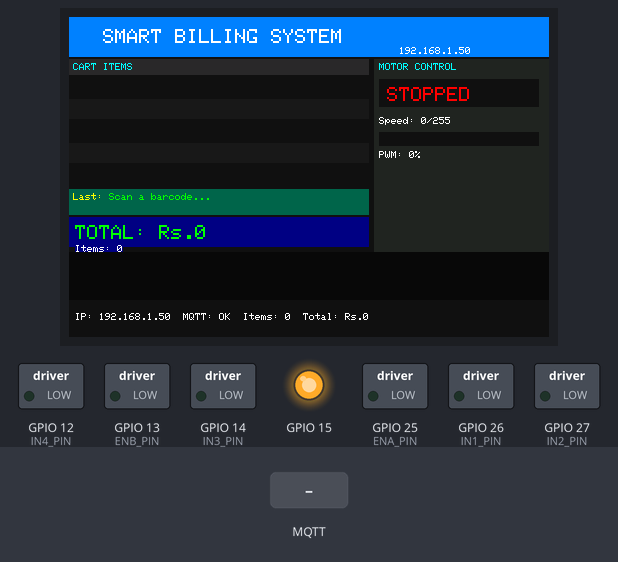
Recording of a sketch running on a simulated ESP32. Shown: 480×320 colour display, switched loads named in the sketch (green lamp = pin HIGH), output pins drawn as LEDs (lit = HIGH). The inputs (shaded band) are chosen by the test bench. WiFi joins after 1.5 s; servers stay silent unless stated; no MQTT or app messages arrive unless stated; what the sketch prints to the serial monitor is not drawn.

Above: at 3.3 s.
3.4 s: MQTT message "1" arrives on the first subscribed topic
At 5.1 s:
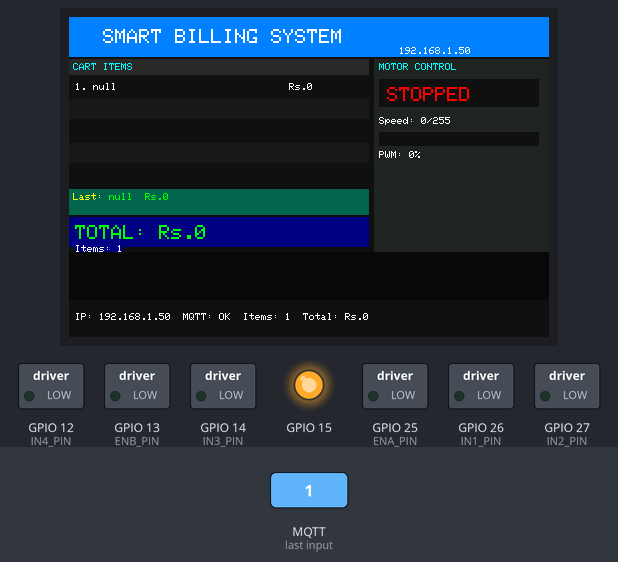
6.2 s: MQTT message "0" arrives on the first subscribed topic
Timing chart, 0 to 9.2 s (numbered marks = the images above; inputs shaded):
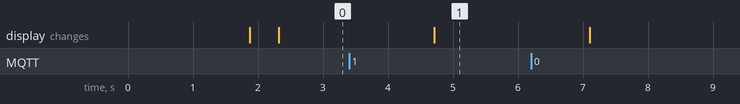

The sketch:

smart_billing_motor.ino
```cpp
/*
 * Smart Billing + Motor Control - ESP32 Firmware
 * ------------------------------------------------
 * Hardware:
 *   - 3.5" TFT LCD (ILI9488, SPI)  via TFT_eSPI
 *   - L298N Motor Driver
 *   - WiFi + MQTT (PubSubClient)
 *
 * Libraries required (install via Arduino Library Manager):
 *   TFT_eSPI, PubSubClient, ArduinoJson
 *
 * TFT_eSPI User_Setup.h must be configured:
 *   #define ILI9488_DRIVER
 *   #define TFT_MOSI 23
 *   #define TFT_SCLK 18
 *   #define TFT_CS   5
 *   #define TFT_DC   2
 *   #define TFT_RST  4
 *   #define TFT_BL   15
 *   #define TFT_BACKLIGHT_ON HIGH
 *
 * L298N Wiring:
 *   ENA → ESP32 GPIO25 (PWM channel 0)
 *   IN1 → ESP32 GPIO26
 *   IN2 → ESP32 GPIO27
 *   IN3 → ESP32 GPIO14
 *   IN4 → ESP32 GPIO12
 *   ENB → ESP32 GPIO13 (PWM channel 1)
 *
 * MQTT Broker: Raspberry Pi 4 IP (port 1883)
 */

#include <WiFi.h>
#include <PubSubClient.h>
#include <ArduinoJson.h>
#include <TFT_eSPI.h>
#include <SPI.h>

// ─── WiFi Configuration ────────────────────────────────
const char* WIFI_SSID     = "YOUR_WIFI_SSID";
const char* WIFI_PASSWORD = "YOUR_WIFI_PASSWORD";

// ─── MQTT Configuration ────────────────────────────────
const char* MQTT_BROKER   = "192.168.1.100";  // <- Pi 4 IP address
const int   MQTT_PORT     = 1883;
const char* MQTT_CLIENT   = "ESP32_SmartBilling";

// MQTT Topics
const char* TOPIC_BILLING_ITEM    = "billing/item";
const char* TOPIC_BILLING_CLEAR   = "billing/clear";
const char* TOPIC_MOTOR_CONTROL   = "motor/control";
const char* TOPIC_MOTOR_STATUS    = "motor/status";

// ─── L298N Motor Driver Pins ───────────────────────────
#define ENA_PIN  25
#define IN1_PIN  26
#define IN2_PIN  27
#define IN3_PIN  14
#define IN4_PIN  12
#define ENB_PIN  13

// PWM channels
#define PWM_CH_A  0
#define PWM_CH_B  1
#define PWM_FREQ  1000   // 1 kHz
#define PWM_RES   8      // 8-bit resolution (0-255)

// ─── TFT Display ──────────────────────────────────────
TFT_eSPI tft = TFT_eSPI();
#define TFT_BG_COLOR   0x1082   // Dark grey
#define TFT_HDR_COLOR  0x041F   // Deep blue
#define TFT_GREEN      0x07E0
#define TFT_RED        0xF800
#define TFT_WHITE      0xFFFF
#define TFT_YELLOW     0xFFE0
#define TFT_CYAN       0x07FF

// ─── State ────────────────────────────────────────────
struct CartItem {
  String name;
  int    price;
};

CartItem cart[20];
int      cartCount  = 0;
int      cartTotal  = 0;

int  motorSpeed     = 0;
bool motorForward   = true;
bool motorRunning   = false;

String lastItemName  = "";
int    lastItemPrice = 0;

WiFiClient   wifiClient;
PubSubClient mqtt(wifiClient);

unsigned long lastStatusPublish = 0;
unsigned long lastDisplayUpdate = 0;

// ─── Forward Declarations ─────────────────────────────
void setupMotor();
void setMotor(int speed, bool forward, bool run);
void connectWiFi();
void connectMQTT();
void mqttCallback(char* topic, byte* payload, unsigned int length);
void drawScreen();
void drawHeader();
void drawBillingSection();
void drawMotorSection();
void drawStatus(String msg, uint16_t color);

// ──────────────────────────────────────────────────────
void setup() {
  Serial.begin(115200);

  // TFT init
  tft.init();
  tft.setRotation(1);  // Landscape 480x320
  tft.fillScreen(TFT_BG_COLOR);
  pinMode(15, OUTPUT);
  digitalWrite(15, HIGH);  // Backlight ON

  drawHeader();
  drawStatus("Connecting to WiFi...", TFT_YELLOW);

  // Motor init
  setupMotor();

  // WiFi
  connectWiFi();
  drawStatus("WiFi OK. Connecting MQTT...", TFT_YELLOW);

  // MQTT
  mqtt.setServer(MQTT_BROKER, MQTT_PORT);
  mqtt.setCallback(mqttCallback);
  mqtt.setBufferSize(512);
  connectMQTT();

  // Full screen draw
  drawScreen();
}

// ──────────────────────────────────────────────────────
void loop() {
  if (!mqtt.connected()) connectMQTT();
  mqtt.loop();

  // Publish motor status every 2 seconds
  if (millis() - lastStatusPublish > 2000) {
    publishMotorStatus();
    lastStatusPublish = millis();
  }

  // Refresh display every second
  if (millis() - lastDisplayUpdate > 1000) {
    drawScreen();
    lastDisplayUpdate = millis();
  }
}

// ─── WiFi ─────────────────────────────────────────────
void connectWiFi() {
  WiFi.begin(WIFI_SSID, WIFI_PASSWORD);
  int attempts = 0;
  while (WiFi.status() != WL_CONNECTED && attempts < 40) {
    delay(500);
    Serial.print(".");
    attempts++;
  }
  if (WiFi.status() == WL_CONNECTED) {
    Serial.println("\nWiFi connected: " + WiFi.localIP().toString());
  } else {
    Serial.println("\nWiFi FAILED");
  }
}

// ─── MQTT ─────────────────────────────────────────────
void connectMQTT() {
  int retries = 0;
  while (!mqtt.connected() && retries < 5) {
    Serial.print("MQTT connecting...");
    if (mqtt.connect(MQTT_CLIENT)) {
      Serial.println("connected");
      mqtt.subscribe(TOPIC_BILLING_ITEM);
      mqtt.subscribe(TOPIC_BILLING_CLEAR);
      mqtt.subscribe(TOPIC_MOTOR_CONTROL);
    } else {
      Serial.printf("failed rc=%d, retry in 2s\n", mqtt.state());
      delay(2000);
      retries++;
    }
  }
}

// ─── MQTT Callback ────────────────────────────────────
void mqttCallback(char* topic, byte* payload, unsigned int length) {
  String topicStr = String(topic);
  String msg      = "";
  for (unsigned int i = 0; i < length; i++) msg += (char)payload[i];

  Serial.printf("MQTT [%s]: %s\n", topic, msg.c_str());

  // ── Billing Item ──────────────────────────────────
  if (topicStr == TOPIC_BILLING_ITEM) {
    StaticJsonDocument<256> doc;
    if (!deserializeJson(doc, msg)) {
      lastItemName  = doc["name"].as<String>();
      lastItemPrice = doc["price"].as<int>();
      // Add to cart
      if (cartCount < 20) {
        cart[cartCount].name  = lastItemName;
        cart[cartCount].price = lastItemPrice;
        cartCount++;
        cartTotal += lastItemPrice;
      }
    }
  }

  // ── Clear Cart ────────────────────────────────────
  else if (topicStr == TOPIC_BILLING_CLEAR) {
    cartCount   = 0;
    cartTotal   = 0;
    lastItemName  = "";
    lastItemPrice = 0;
  }

  // ── Motor Control ─────────────────────────────────
  else if (topicStr == TOPIC_MOTOR_CONTROL) {
    StaticJsonDocument<128> doc;
    if (!deserializeJson(doc, msg)) {
      int speed       = doc["speed"] | 0;
      String direction = doc["direction"] | "stop";
      if (direction == "stop") {
        setMotor(0, true, false);
      } else {
        bool fwd = (direction == "forward");
        setMotor(speed, fwd, true);
      }
    }
  }
}

// ─── Motor Control ────────────────────────────────────
void setupMotor() {
  ledcSetup(PWM_CH_A, PWM_FREQ, PWM_RES);
  ledcAttachPin(ENA_PIN, PWM_CH_A);
  ledcSetup(PWM_CH_B, PWM_FREQ, PWM_RES);
  ledcAttachPin(ENB_PIN, PWM_CH_B);

  pinMode(IN1_PIN, OUTPUT);
  pinMode(IN2_PIN, OUTPUT);
  pinMode(IN3_PIN, OUTPUT);
  pinMode(IN4_PIN, OUTPUT);

  setMotor(0, true, false);
}

void setMotor(int speed, bool forward, bool run) {
  motorSpeed   = speed;
  motorForward = forward;
  motorRunning = run;

  if (!run || speed == 0) {
    // Stop
    digitalWrite(IN1_PIN, LOW);
    digitalWrite(IN2_PIN, LOW);
    digitalWrite(IN3_PIN, LOW);
    digitalWrite(IN4_PIN, LOW);
    ledcWrite(PWM_CH_A, 0);
    ledcWrite(PWM_CH_B, 0);
  } else if (forward) {
    digitalWrite(IN1_PIN, HIGH);
    digitalWrite(IN2_PIN, LOW);
    digitalWrite(IN3_PIN, HIGH);
    digitalWrite(IN4_PIN, LOW);
    ledcWrite(PWM_CH_A, speed);
    ledcWrite(PWM_CH_B, speed);
  } else {
    digitalWrite(IN1_PIN, LOW);
    digitalWrite(IN2_PIN, HIGH);
    digitalWrite(IN3_PIN, LOW);
    digitalWrite(IN4_PIN, HIGH);
    ledcWrite(PWM_CH_A, speed);
    ledcWrite(PWM_CH_B, speed);
  }
}

void publishMotorStatus() {
  if (!mqtt.connected()) return;
  StaticJsonDocument<128> doc;
  doc["speed"]     = motorSpeed;
  doc["direction"] = motorRunning ? (motorForward ? "forward" : "reverse") : "stop";
  doc["pwm"]       = motorSpeed;
  char buf[128];
  serializeJson(doc, buf);
  mqtt.publish(TOPIC_MOTOR_STATUS, buf);
}

// ─── TFT Display ──────────────────────────────────────
void drawHeader() {
  tft.fillRect(0, 0, 480, 40, TFT_HDR_COLOR);
  tft.setTextColor(TFT_WHITE, TFT_HDR_COLOR);
  tft.setTextSize(2);
  tft.setCursor(10, 12);
  tft.print("  SMART BILLING SYSTEM");
  // WiFi IP
  tft.setTextSize(1);
  tft.setCursor(330, 30);
  if (WiFi.status() == WL_CONNECTED)
    tft.print(WiFi.localIP().toString());
  else
    tft.print("No WiFi");
}

void drawBillingSection() {
  // Section header
  tft.fillRect(0, 42, 300, 16, 0x2945);
  tft.setTextColor(TFT_CYAN, 0x2945);
  tft.setTextSize(1);
  tft.setCursor(4, 46);
  tft.print("CART ITEMS");

  // Item rows (max 5 visible)
  int startRow = max(0, cartCount - 5);
  for (int i = 0; i < 5; i++) {
    int y = 60 + i * 22;
    tft.fillRect(0, y, 300, 20, (i % 2 == 0) ? 0x1082 : 0x18C3);
    int idx = startRow + i;
    if (idx < cartCount) {
      tft.setTextColor(TFT_WHITE, (i % 2 == 0) ? 0x1082 : 0x18C3);
      tft.setTextSize(1);
      tft.setCursor(6, y + 6);
      String line = String(idx + 1) + ". " + cart[idx].name;
      tft.print(line.substring(0, 22));
      tft.setCursor(220, y + 6);
      tft.print("Rs." + String(cart[idx].price));
    }
  }

  // Last scanned item highlight
  tft.fillRect(0, 172, 300, 26, 0x0329);
  tft.setTextColor(TFT_YELLOW, 0x0329);
  tft.setTextSize(1);
  tft.setCursor(4, 176);
  tft.print("Last: ");
  tft.setTextColor(TFT_GREEN, 0x0329);
  if (lastItemName != "") {
    tft.print(lastItemName + "  Rs." + String(lastItemPrice));
  } else {
    tft.print("Scan a barcode...");
  }

  // Total
  tft.fillRect(0, 200, 300, 30, 0x0010);
  tft.setTextColor(TFT_GREEN, 0x0010);
  tft.setTextSize(2);
  tft.setCursor(6, 208);
  tft.print("TOTAL: Rs." + String(cartTotal));

  // Item count
  tft.setTextSize(1);
  tft.setTextColor(TFT_WHITE, 0x0010);
  tft.setCursor(6, 228);
  tft.print("Items: " + String(cartCount));
}

void drawMotorSection() {
  // Motor panel (right side)
  tft.fillRect(305, 42, 175, 200, 0x2124);
  tft.setTextColor(TFT_CYAN, 0x2124);
  tft.setTextSize(1);
  tft.setCursor(310, 46);
  tft.print("MOTOR CONTROL");

  // Direction
  uint16_t dirColor = TFT_RED;
  String dirText = "STOPPED";
  if (motorRunning) {
    dirColor = motorForward ? TFT_GREEN : TFT_YELLOW;
    dirText  = motorForward ? "FORWARD" : "REVERSE";
  }
  tft.fillRect(310, 62, 160, 28, 0x1082);
  tft.setTextColor(dirColor, 0x1082);
  tft.setTextSize(2);
  tft.setCursor(318, 70);
  tft.print(dirText);

  // Speed bar
  tft.setTextColor(TFT_WHITE, 0x2124);
  tft.setTextSize(1);
  tft.setCursor(310, 100);
  tft.print("Speed: " + String(motorSpeed) + "/255");

  // Speed bar background
  tft.fillRect(310, 115, 160, 14, 0x1082);
  int barW = (motorSpeed * 160) / 255;
  uint16_t barColor = motorForward ? TFT_GREEN : TFT_YELLOW;
  if (!motorRunning) barColor = TFT_RED;
  tft.fillRect(310, 115, barW, 14, barColor);

  // PWM %
  int pct = (motorSpeed * 100) / 255;
  tft.setTextColor(TFT_WHITE, 0x2124);
  tft.setCursor(310, 134);
  tft.print("PWM: " + String(pct) + "%");

  // WiFi / MQTT status
  tft.fillRect(305, 248, 175, 24, 0x1082);
  tft.setTextSize(1);
  tft.setTextColor(WiFi.status() == WL_CONNECTED ? TFT_GREEN : TFT_RED, 0x1082);
  tft.setCursor(310, 252);
  tft.print(WiFi.status() == WL_CONNECTED ? "WiFi: Connected" : "WiFi: Offline");
  tft.setTextColor(mqtt.connected() ? TFT_GREEN : TFT_RED, 0x1082);
  tft.setCursor(310, 262);
  tft.print(mqtt.connected() ? "MQTT: Connected" : "MQTT: Offline");
}

void drawStatus(String msg, uint16_t color) {
  tft.fillRect(0, 285, 480, 35, TFT_BG_COLOR);
  tft.setTextColor(color, TFT_BG_COLOR);
  tft.setTextSize(1);
  tft.setCursor(6, 296);
  tft.print(msg);
}

void drawScreen() {
  drawHeader();
  drawBillingSection();
  drawMotorSection();
  tft.fillRect(0, 235, 480, 48, 0x0841);
  drawStatus("IP: " + (WiFi.status() == WL_CONNECTED ? WiFi.localIP().toString() : "No WiFi") +
             "  MQTT: " + (mqtt.connected() ? "OK" : "ERR") +
             "  Items: " + String(cartCount) + "  Total: Rs." + String(cartTotal), TFT_WHITE);
}
```

Measured:
- after the input at 3.4 s, the display: changes after 1.3 s (image 1)
